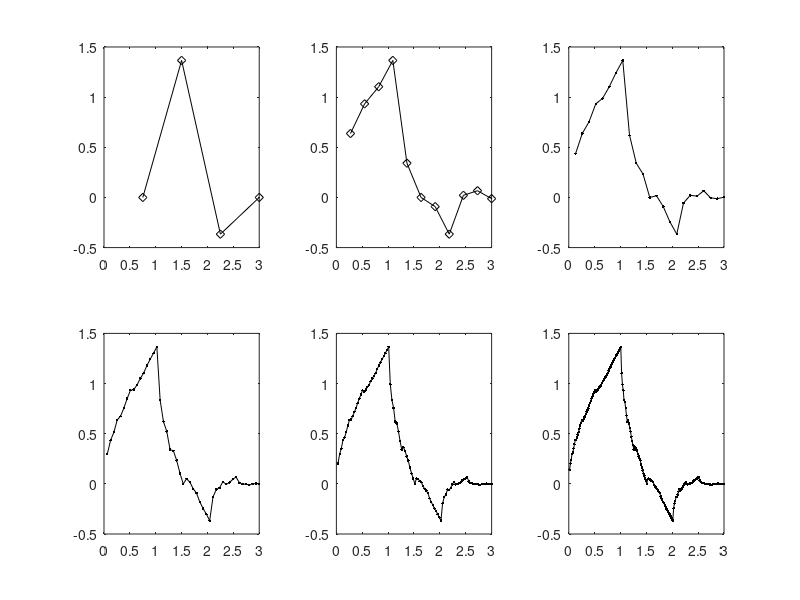

Write MATLAB code to recreate this figure.
% Compute a scaling function with dyadic approach
% display of first iterations

% Daubechies 4,coeffs.
hden=4*sqrt(2); %coeff. denominator
hsq=sqrt(3); %factor
h=[(1+hsq)/hden, (3+hsq)/hden, (3-hsq)/hden, (1-hsq)/hden]; %Daubechies 4
hN=(h*2)/sum(h); %normalization
K=length(hN);
hrev=hN(K:-1:1); %reverse hN

%M0 matrix
MA=[hrev,zeros(1,(2*K)-2)];
MB=MA;
for nn=1:K-1,
   MA=[0,0,MA(1:(3*K)-4)];
   MB=[MB; MA];
end   
M0=MB(:,K:(2*K)-1);

%Solving the first system of equations, for fi(0)..fi(3)
MF=M0-eye(K);
MG=[MF(1:K-1,:);ones(1,K)];
nfi=MG\[zeros(K-1,1);1];
%display
subplot(2,3,1);
x=(1:length(nfi))*(K-1)/length(nfi); plot(x,nfi,'k',x,nfi,'dk');
axis([0 3 -0.5 1.5]);

%getting middle & quarter values
fi=nfi(2:length(nfi)-1);
fi=conv(hN,fi); 
aux=fi(1:2:length(fi)); %downsampling by 2
%quarter values
y=conv(hN,aux);
%merge y and fi
aux=[y;fi,0]; aux=aux(:)';
fi=aux(1:length(aux)-1);
%display
subplot(2,3,2); 
x=(1:length(fi))*(K-1)/length(fi); plot(x,fi,'k',x,fi,'dk');
axis([0 3 -0.5 1.5]);


%iteration
hup=hN; Nx=4;
for nn=1:Nx,
   %upsample by 2   
   L=length(hup);
   aux=[hup;zeros(1,L)]; aux=aux(:)';
   hup=aux(1:2*L-1);
   %intermediate terms
   y=conv(hup,y);   
   %merge y and fi
   aux=[y;fi,0]; aux=aux(:)';
   fi=aux(1:length(aux)-1); 
   %display
   subplot(2,3,2+nn); 
   x=(1:length(fi))*(K-1)/length(fi); plot(x,fi,'k',x,fi,'.k');
   axis([0 3 -0.5 1.5]);
end
